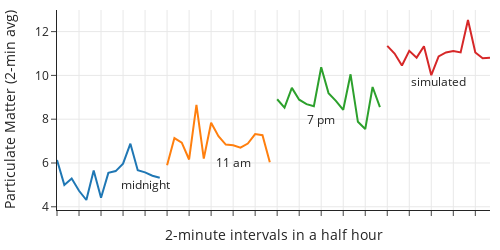

Source (notebook cell):
### Markdown cell above
We can add a line plot for this artificial set of measurements to our earlier line plots, and compare it to the three real ones.

### Code cell
times = np.arange(1, 16)

fig = px.line(
    pm,
    x="time",
    y="aq2.5",
    color="hour",
    labels={
        "time": "2-minute intervals in a half hour",
        "aq2.5": "Particulate Matter (2-min avg)",
    },
)

fig.add_trace(go.Scatter(x=times, y=aq_imitate, mode="lines"))

fig.add_annotation(x=12, y=5, text="midnight", showarrow=False)
fig.add_annotation(x=24, y=6, text="11 am", showarrow=False)
fig.add_annotation(x=36, y=8, text="7 pm", showarrow=False)
fig.add_annotation(x=52, y=9.7, text="simulated", showarrow=False)
fig.update_xaxes(showticklabels=False)
fig.update_layout(width=500, height=250, showlegend=False)

fig.show()

### Figure 1 — Plotly figure (JSON) as saved in the notebook; plotly's stock layout.template omitted (floating-point values rounded to 4 significant figures)
{"data": [{"hovertemplate": "hour=0<br>2-minute intervals in a half hour=%{x}<br>Particulate Matter (2-min avg)=%{y}<extra></extra>", "legendgroup": "0", "line": {"color": "#1F77B4", "dash": "solid"}, "marker": {"symbol": "circle"}, "mode": "lines", "name": "0", "orientation": "v", "showlegend": true, "type": "scatter", "x": ["2022-04-01 00:01:10 UTC", "2022-04-01 00:03:10 UTC", "2022-04-01 00:05:10 UTC", "2022-04-01 00:07:10 UTC", "2022-04-01 00:09:10 UTC", "2022-04-01 00:11:10 UTC", "2022-04-01 00:13:10 UTC", "2022-04-01 00:15:10 UTC", "2022-04-01 00:17:10 UTC", "2022-04-01 00:19:10 UTC", "2022-04-01 00:21:10 UTC", "2022-04-01 00:23:10 UTC", "2022-04-01 00:25:10 UTC", "2022-04-01 00:27:10 UTC", "2022-04-01 00:29:10 UTC"], "xaxis": "x", "y": [6.14, 5, 5.29, 4.73, 4.31, 5.66, 4.41, 5.55, 5.63, 5.97, 6.88, 5.67, 5.57, 5.42, 5.33], "yaxis": "y"}, {"hovertemplate": "hour=11<br>2-minute intervals in a half hour=%{x}<br>Particulate Matter (2-min avg)=%{y}<extra></extra>", "legendgroup": "11", "line": {"color": "#FF7F0E", "dash": "solid"}, "marker": {"symbol": "circle"}, "mode": "lines", "name": "11", "orientation": "v", "showlegend": true, "type": "scatter", "x": ["2022-04-01 11:03:16 UTC", "2022-04-01 11:05:16 UTC", "2022-04-01 11:07:16 UTC", "2022-04-01 11:09:16 UTC", "2022-04-01 11:11:16 UTC", "2022-04-01 11:13:16 UTC", "2022-04-01 11:15:16 UTC", "2022-04-01 11:17:16 UTC", "2022-04-01 11:19:16 UTC", "2022-04-01 11:21:16 UTC", "2022-04-01 11:23:16 UTC", "2022-04-01 11:25:17 UTC", "2022-04-01 11:27:16 UTC", "2022-04-01 11:29:16 UTC", "2022-04-01 11:31:16 UTC"], "xaxis": "x", "y": [5.9, 7.14, 6.93, 6.16, 8.65, 6.2, 7.84, 7.22, 6.84, 6.81, 6.7, 6.89, 7.32, 7.27, 6.03], "yaxis": "y"}, {"hovertemplate": "hour=19<br>2-minute intervals in a half hour=%{x}<br>Particulate Matter (2-min avg)=%{y}<extra></extra>", "legendgroup": "19", "line": {"color": "#2CA02C", "dash": "solid"}, "marker": {"symbol": "circle"}, "mode": "lines", "name": "19", "orientation": "v", "showlegend": true, "type": "scatter", "x": ["2022-04-01 19:03:20 UTC", "2022-04-01 19:05:20 UTC", "2022-04-01 19:07:20 UTC", "2022-04-01 19:09:20 UTC", "2022-04-01 19:11:20 UTC", "2022-04-01 19:13:20 UTC", "2022-04-01 19:15:20 UTC", "2022-04-01 19:17:21 UTC", "2022-04-01 19:19:20 UTC", "2022-04-01 19:21:20 UTC", "2022-04-01 19:23:20 UTC", "2022-04-01 19:25:20 UTC", "2022-04-01 19:27:20 UTC", "2022-04-01 19:29:20 UTC", "2022-04-01 19:31:20 UTC"], "xaxis": "x", "y": [8.91, 8.53, 9.43, 8.89, 8.69, 8.59, 10.37, 9.19, 8.84, 8.43, 10.05, 7.88, 7.55, 9.47, 8.55], "yaxis": "y"}, {"mode": "lines", "type": "scatter", "x": [1, 2, 3, 4, 5, 6, 7, 8, 9, 10, 11, 12, 13, 14, 15], "y": [11.35, 11, 10.45, 11.12, 10.81, 11.33, 10.01, 10.87, 11.05, 11.11, 11.05, 12.53, 11.05, 10.78, 10.81]}], "layout": {"annotations": [{"showarrow": false, "text": "midnight", "x": 12, "y": 5}, {"showarrow": false, "text": "11 am", "x": 24, "y": 6}, {"showarrow": false, "text": "7 pm", "x": 36, "y": 8}, {"showarrow": false, "text": "simulated", "x": 52, "y": 9.7}], "height": 250, "legend": {"title": {"text": "hour"}, "tracegroupgap": 0}, "showlegend": false, "width": 500, "xaxis": {"anchor": "y", "domain": [0, 1], "showticklabels": false, "title": {"text": "2-minute intervals in a half hour"}}, "yaxis": {"anchor": "x", "domain": [0, 1], "title": {"text": "Particulate Matter (2-min avg)"}}}}
